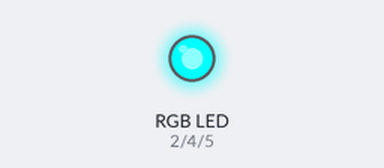
Recording of a sketch running on a simulated Arduino Uno, built with avr-gcc and run on an emulated ATmega328P. On the bench: an RGB LED mixed from three pins (HIGH = lit).

Above: at 0.1 s.
Timing chart, 0 to 1.6 s (numbered marks = the images above):
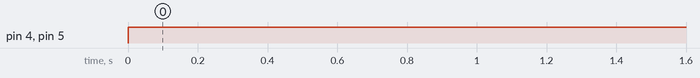

Measured:
- by itself, pin 4 (Green), pin 5 (Blue): LOW → HIGH at 0.00 s

The sketch:

Led-RGB.ino
```cpp
void setup() {
  // Definimos los pins
  pinMode(2, OUTPUT); // Red: D4
  pinMode(4, OUTPUT); // Green: D2
  pinMode(5, OUTPUT); // Blue: D1
}

void color (int R, int G, int B) {
  analogWrite(2, R);
  analogWrite(4, G);
  analogWrite(5, B);
}
void loop() {
  color(0, 1023, 1023);
}
```
